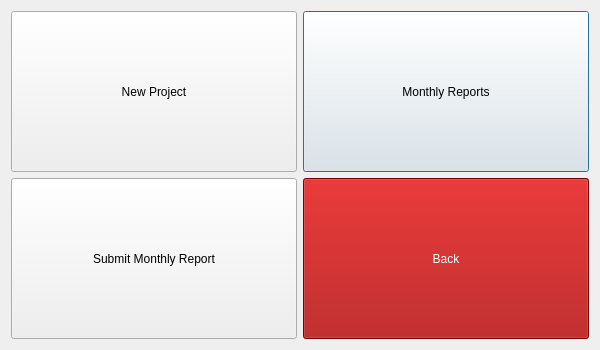
<?xml version="1.0" encoding="UTF-8"?>
<ui version="4.0">
 <class>menudialog</class>
 <widget class="QDialog" name="menudialog">
  <property name="geometry">
   <rect>
    <x>0</x>
    <y>0</y>
    <width>600</width>
    <height>350</height>
   </rect>
  </property>
  <property name="sizePolicy">
   <sizepolicy hsizetype="Maximum" vsizetype="Maximum">
    <horstretch>0</horstretch>
    <verstretch>0</verstretch>
   </sizepolicy>
  </property>
  <property name="minimumSize">
   <size>
    <width>600</width>
    <height>350</height>
   </size>
  </property>
  <property name="maximumSize">
   <size>
    <width>600</width>
    <height>350</height>
   </size>
  </property>
  <property name="windowTitle">
   <string>Dialog</string>
  </property>
  <layout class="QGridLayout" name="gridLayout">
   <item row="0" column="1">
    <widget class="QPushButton" name="pushButtonReport">
     <property name="sizePolicy">
      <sizepolicy hsizetype="Minimum" vsizetype="Expanding">
       <horstretch>0</horstretch>
       <verstretch>0</verstretch>
      </sizepolicy>
     </property>
     <property name="text">
      <string>Monthly Reports</string>
     </property>
    </widget>
   </item>
   <item row="0" column="0">
    <widget class="QPushButton" name="pushButtonProject">
     <property name="sizePolicy">
      <sizepolicy hsizetype="Minimum" vsizetype="Expanding">
       <horstretch>0</horstretch>
       <verstretch>0</verstretch>
      </sizepolicy>
     </property>
     <property name="text">
      <string>New Project</string>
     </property>
    </widget>
   </item>
   <item row="3" column="1">
    <widget class="QPushButton" name="pushButtonBack">
     <property name="sizePolicy">
      <sizepolicy hsizetype="Minimum" vsizetype="Preferred">
       <horstretch>0</horstretch>
       <verstretch>0</verstretch>
      </sizepolicy>
     </property>
     <property name="styleSheet">
      <string notr="true">background-color: rgb(164, 0, 0);
color: rgb(255, 255, 255);</string>
     </property>
     <property name="text">
      <string>Back</string>
     </property>
    </widget>
   </item>
   <item row="3" column="0">
    <widget class="QPushButton" name="pushButtonSubmit">
     <property name="sizePolicy">
      <sizepolicy hsizetype="Minimum" vsizetype="Expanding">
       <horstretch>0</horstretch>
       <verstretch>0</verstretch>
      </sizepolicy>
     </property>
     <property name="text">
      <string>Submit Monthly Report</string>
     </property>
    </widget>
   </item>
  </layout>
 </widget>
 <resources/>
 <connections/>
</ui>
